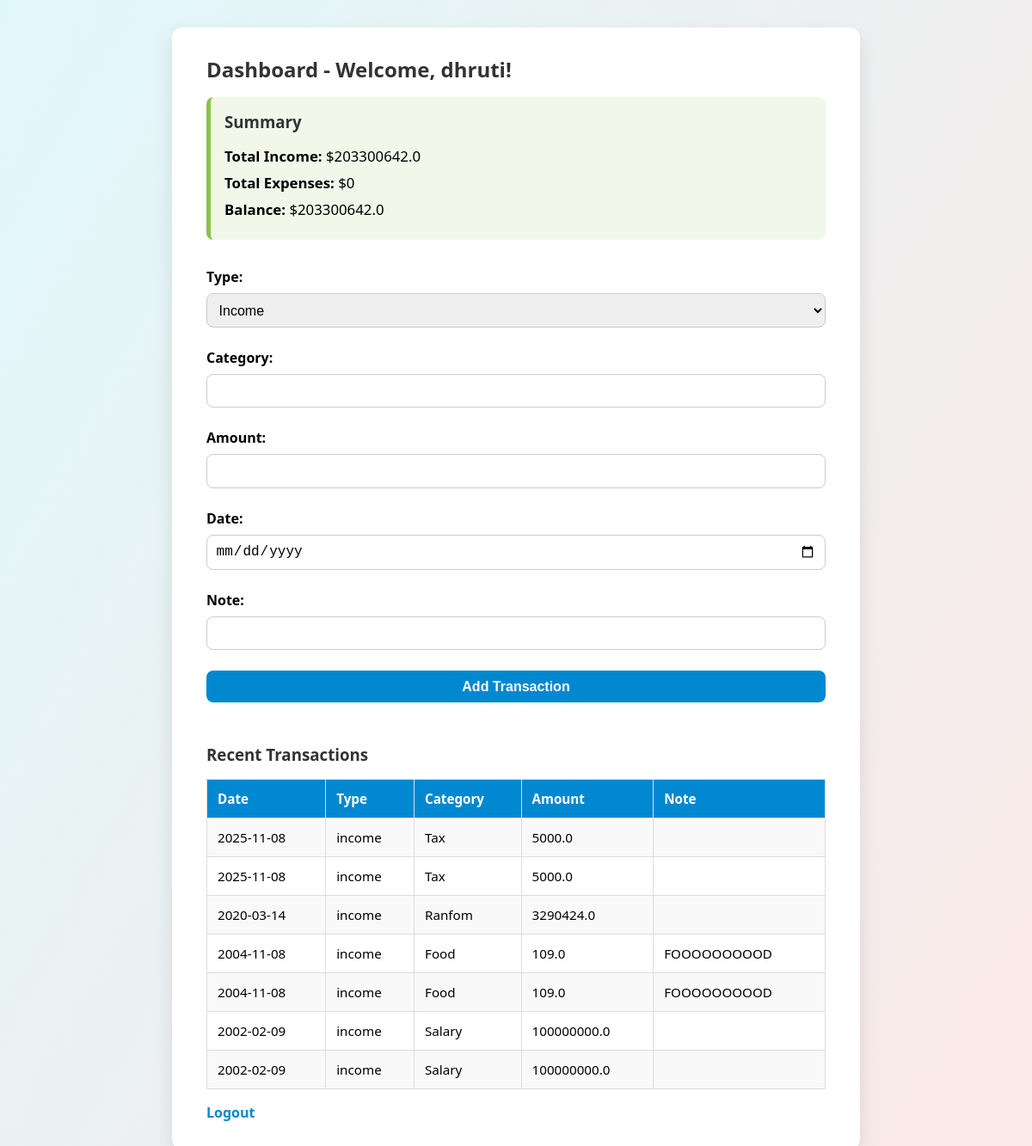
The app's page /dashboard (signed in) with its own data.
### tables this page shows
CREATE TABLE transactions (
    id INTEGER PRIMARY KEY AUTOINCREMENT,
    user_id INTEGER NOT NULL,
    type TEXT CHECK(type IN ('income', 'expense')) NOT NULL,
    category TEXT NOT NULL,
    amount REAL NOT NULL,
    date TEXT NOT NULL,
    note TEXT,
    FOREIGN KEY(user_id) REFERENCES users(id)
);

### app.py (the view, shortened to what this page needs)
@app.route('/dashboard', methods=['GET', 'POST'])
def dashboard():
    if 'user_id' not in session:
        return redirect(url_for('login'))
    conn = get_db_connection()
    transactions = conn.execute('''
        SELECT * FROM transactions WHERE user_id = ? ORDER BY date DESC
    ''', (session['user_id'],)).fetchall()
    total_income = sum(t['amount'] for t in transactions if t['type'] == 'income')
    total_expenses = sum(t['amount'] for t in transactions if t['type'] == 'expense')
    balance = total_income - total_expenses
    conn.close()
    return render_template('dashboard.html',
                           transactions=transactions,
                           total_income=total_income,
                           total_expenses=total_expenses,
                           balance=balance)

### app.py (called while the page is built)
def get_db_connection():
    conn = sqlite3.connect(DATABASE)
    conn.row_factory = sqlite3.Row
    return conn

### templates/dashboard.html (shortened to what this page needs)
<!DOCTYPE html>
<html lang="en">
<head>
    <link rel="stylesheet" href="{{ url_for('static', filename='style.css') }}">
</head>
<body>
    <div class="container">
        <h2>Dashboard - Welcome, {{ session['username'] }}!</h2>
        <div class="summary">
            <h3>Summary</h3>
            <p><strong>Total Income:</strong> ${{ total_income }}</p>
            <p><strong>Total Expenses:</strong> ${{ total_expenses }}</p>
            <p><strong>Balance:</strong> ${{ balance }}</p>
        </div>
        <form method="POST">
            <label>Type:</label>
            <select name="type">
                <option value="income">Income</option>
            </select><br>
            <label>Category:</label>
            <input type="text" name="category" required><br>
            <label>Amount:</label>
            <input type="number" step="0.01" name="amount" required><br>
            <label>Date:</label>
            <input type="date" name="date" required><br>
            <label>Note:</label>
            <input type="text" name="note"><br>
            <button type="submit">Add Transaction</button>
        </form>
        <h3>Recent Transactions</h3>
        <table>
            <tr>
                <th>Date</th>
                <th>Type</th>
                <th>Category</th>
                <th>Amount</th>
                <th>Note</th>
            </tr>
            {% for txn in transactions %}
                <tr>
                    <td>{{ txn['date'] }}</td>
                    <td>{{ txn['type'] }}</td>
                    <td>{{ txn['category'] }}</td>
                    <td>{{ txn['amount'] }}</td>
                    <td>{{ txn['note'] }}</td>
                </tr>
            {% endfor %}
        </table>
        <a href="{{ url_for('logout') }}">Logout</a>
    </div>
</body>
</html>

### static/style.css (style rules this page uses)
* { box-sizing: border-box; margin: 0; padding: 0; }
body { font-family: 'Segoe UI', Tahoma, Geneva, Verdana, sans-serif; background: linear-gradient(120deg, #e0f7fa, #fbe9e7); display: flex; justify-content: center; align-items: flex-start; min-height: 100vh; padding: 2rem; }
.container { background: #ffffff; padding: 2rem 2.5rem; border-radius: 12px; box-shadow: 0px 10px 25px rgba(0, 0, 0, 0.1); width: 100%; max-width: 800px; }
h2, h3 { margin-bottom: 1rem; color: #333; }
input, select, button { width: 100%; padding: 0.6rem; margin: 0.5rem 0 1rem; border: 1px solid #ccc; border-radius: 8px; font-size: 1rem; transition: border 0.2s; }
button { background-color: #0288d1; color: white; border: none; font-weight: bold; cursor: pointer; transition: background-color 0.3s; }
.summary { background: #f1f8e9; border-left: 5px solid #8bc34a; padding: 1rem; border-radius: 8px; margin-bottom: 2rem; }
.summary p { margin-bottom: 0.5rem; font-size: 1.05rem; }
form { margin-bottom: 2rem; }
form label { font-weight: bold; display: block; margin-top: 0.5rem; }
table { width: 100%; border-collapse: collapse; margin-top: 1rem; }
table th, table td { border: 1px solid #ddd; padding: 0.75rem; text-align: left; font-size: 0.95rem; }
table th { background-color: #0288d1; color: white; }
table tr:nth-child(even) { background-color: #f9f9f9; }
a { display: inline-block; margin-top: 1rem; color: #0288d1; text-decoration: none; font-weight: bold; transition: color 0.2s; }

### records on screen
transactions: date "2025-11-08", type "income", category "Tax", amount "5000.0"
transactions: date "2025-11-08", type "income", category "Tax", amount "5000.0"
transactions: date "2020-03-14", type "income", category "Ranfom", amount "3290424.0"
transactions: date "2004-11-08", type "income", category "Food", amount "109.0", note "FOOOOOOOOOD"
transactions: date "2004-11-08", type "income", category "Food", amount "109.0", note "FOOOOOOOOOD"
transactions: date "2002-02-09", type "income", category "Salary", amount "100000000.0"
transactions: date "2002-02-09", type "income", category "Salary", amount "100000000.0"

### other values on screen
{{ session['username'] }} "dhruti"
{{ total_income }} "203300642.0"
{{ total_expenses }} "0"
{{ balance }} "203300642.0"
